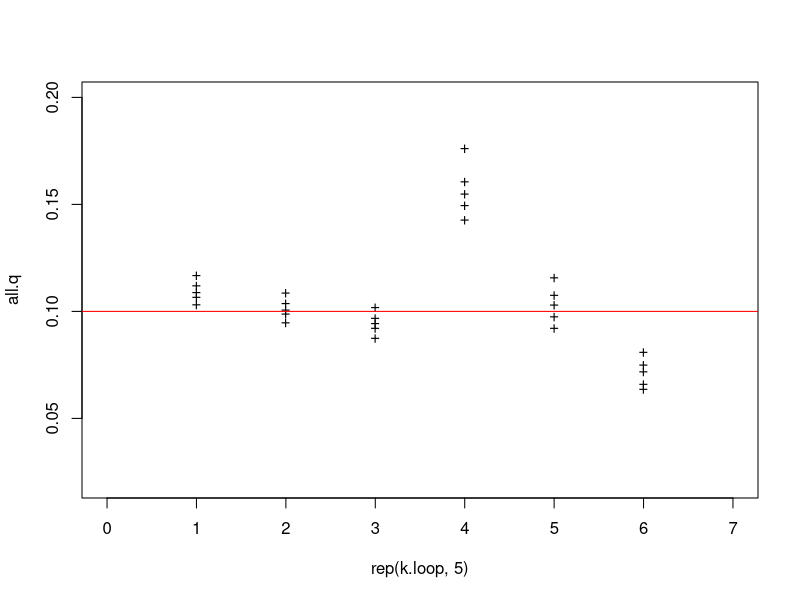

Here is the R script that generated this plot:
setwd("~/Science/ctbi12/Supplementary.material/FIGS1/")

data.C <- read.table('Pearson_smallsamples_C34_36_38.csv',header=T,stringsAsFactors = F,sep=',')

data.beta <- read.table('Pearson_smallsamples_Beta11_125_14.csv',header=T,stringsAsFactors = F,sep=',')

k.loop <- 0
for(i in 1:2)
{
  if(i==1)
  {
    data <- data.C
  }
  if(i==2)
  {
    data <- data.beta
  }
  
  for(j in 3:5)
  {
    k.loop <- k.loop+1
    q0.05 <- quantile(data[,j],0.05)
    q0.25 <- quantile(data[,j],0.25)
    q0.50 <- quantile(data[,j],0.5)
    q0.75 <- quantile(data[,j],0.75)
    q0.975 <- quantile(data[,j],0.975)
    
    all.q <- c(q0.05,q0.25,q0.50,q0.75,q0.975)
    
    if(k.loop == 1)
    {
      plot(rep(k.loop,5),all.q,ylim=c(0.02,0.2),xlim=c(0,7),pch='+')
    }else
    {
      points(rep(k.loop,5),all.q,pch='+')
    }
  }
}
abline(h=0.1,col='red')